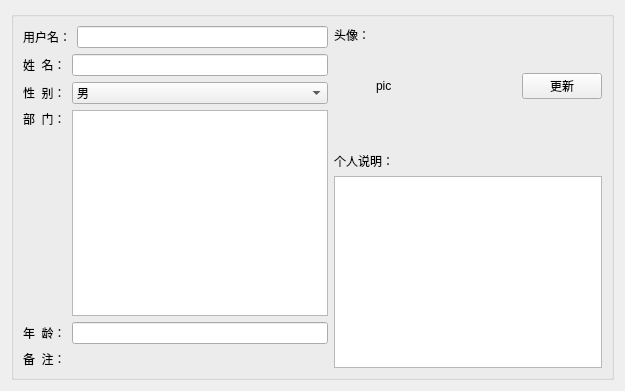
                     <widget class="QWidget" name="basicInfo">
                      <attribute name="icon">
                       <iconset>
                        <normaloff>:/SuperMarketManageSystem/img/m3.png</normaloff>
                        <normalon>:/SuperMarketManageSystem/img/m4.png</normalon>:/SuperMarketManageSystem/img/m3.png</iconset>
                      </attribute>
                      <attribute name="title">
                       <string>基本信息</string>
                      </attribute>
                      <layout class="QHBoxLayout" name="horizontalLayout_49">
                       <item>
                        <widget class="QGroupBox" name="groupBox_14">
                         <property name="title">
                          <string/>
                         </property>
                         <property name="flat">
                          <bool>false</bool>
                         </property>
                         <layout class="QHBoxLayout" name="horizontalLayout_48">
                          <item>
                           <layout class="QHBoxLayout" name="horizontalLayout_41">
                            <item>
                             <layout class="QVBoxLayout" name="verticalLayout_11">
                              <item>
                               <layout class="QHBoxLayout" name="horizontalLayout_42">
                                <item>
                                 <widget class="QLabel" name="accountLabel_2">
                                  <property name="text">
                                   <string>用户名：</string>
                                  </property>
                                 </widget>
                                </item>
                                <item>
                                 <widget class="QLineEdit" name="accountLineEdit_2"/>
                                </item>
                               </layout>
                              </item>
                              <item>
                               <layout class="QHBoxLayout" name="horizontalLayout_43">
                                <item>
                                 <widget class="QLabel" name="nameLabel_2">
                                  <property name="sizePolicy">
                                   <sizepolicy hsizetype="Preferred" vsizetype="Preferred">
                                    <horstretch>0</horstretch>
                                    <verstretch>0</verstretch>
                                   </sizepolicy>
                                  </property>
                                  <property name="text">
                                   <string>姓  名：</string>
                                  </property>
                                 </widget>
                                </item>
                                <item>
                                 <widget class="QLineEdit" name="nameLineEdit_2"/>
                                </item>
                               </layout>
                              </item>
                              <item>
                               <layout class="QHBoxLayout" name="horizontalLayout_44">
                                <item>
                                 <widget class="QLabel" name="sexLabel_2">
                                  <property name="sizePolicy">
                                   <sizepolicy hsizetype="Fixed" vsizetype="Preferred">
                                    <horstretch>0</horstretch>
                                    <verstretch>0</verstretch>
                                   </sizepolicy>
                                  </property>
                                  <property name="text">
                                   <string>性  别：</string>
                                  </property>
                                 </widget>
                                </item>
                                <item>
                                 <widget class="QComboBox" name="sexComboBox_2">
                                  <item>
                                   <property name="text">
                                    <string>男</string>
                                   </property>
                                  </item>
                                  <item>
                                   <property name="text">
                                    <string>女</string>
                                   </property>
                                  </item>
                                  <item>
                                   <property name="text">
                                    <string>其他</string>
                                   </property>
                                  </item>
                                 </widget>
                                </item>
                               </layout>
                              </item>
                              <item>
                               <layout class="QHBoxLayout" name="horizontalLayout_45">
                                <item>
                                 <widget class="QLabel" name="deparLabel_2">
                                  <property name="text">
                                   <string>部  门：</string>
                                  </property>
                                  <property name="alignment">
                                   <set>Qt::AlignLeading|Qt::AlignLeft|Qt::AlignTop</set>
                                  </property>
                                 </widget>
                                </item>
                                <item>
                                 <widget class="QTextEdit" name="deparTextEdit_2"/>
                                </item>
                               </layout>
                              </item>
                              <item>
                               <layout class="QHBoxLayout" name="horizontalLayout_46">
                                <item>
                                 <widget class="QLabel" name="ageLabel_2">
                                  <property name="text">
                                   <string>年  龄：</string>
                                  </property>
                                 </widget>
                                </item>
                                <item>
                                 <widget class="QLineEdit" name="ageLineEdit_2"/>
                                </item>
                               </layout>
                              </item>
                              <item>
                               <widget class="QLabel" name="otherLabel_2">
                                <property name="text">
                                 <string>备  注：</string>
                                </property>
                               </widget>
                              </item>
                             </layout>
                            </item>
                            <item>
                             <layout class="QVBoxLayout" name="verticalLayout_12">
                              <item>
                               <layout class="QHBoxLayout" name="horizontalLayout_47">
                                <item>
                                 <widget class="QLabel" name="label_35">
                                  <property name="text">
                                   <string>头像：</string>
                                  </property>
                                  <property name="alignment">
                                   <set>Qt::AlignLeading|Qt::AlignLeft|Qt::AlignTop</set>
                                  </property>
                                 </widget>
                                </item>
                                <item>
                                 <widget class="QLabel" name="labelPic">
                                  <property name="sizePolicy">
                                   <sizepolicy hsizetype="Fixed" vsizetype="Fixed">
                                    <horstretch>0</horstretch>
                                    <verstretch>0</verstretch>
                                   </sizepolicy>
                                  </property>
                                  <property name="minimumSize">
                                   <size>
                                    <width>100</width>
                                    <height>120</height>
                                   </size>
                                  </property>
                                  <property name="text">
                                   <string>pic</string>
                                  </property>
                                 </widget>
                                </item>
                                <item>
                                 <spacer name="horizontalSpacer_4">
                                  <property name="orientation">
                                   <enum>Qt::Horizontal</enum>
                                  </property>
                                  <property name="sizeHint" stdset="0">
                                   <size>
                                    <width>40</width>
                                    <height>20</height>
                                   </size>
                                  </property>
                                 </spacer>
                                </item>
                                <item>
                                 <widget class="QPushButton" name="pushButtonUpdate">
                                  <property name="text">
                                   <string>更新</string>
                                  </property>
                                 </widget>
                                </item>
                               </layout>
                              </item>
                              <item>
                               <widget class="QLabel" name="label_37">
                                <property name="text">
                                 <string>个人说明：</string>
                                </property>
                               </widget>
                              </item>
                              <item>
                               <widget class="QTextEdit" name="textEditPersonIntroduce"/>
                              </item>
                             </layout>
                            </item>
                           </layout>
                          </item>
                         </layout>
                        </widget>
                       </item>
                      </layout>
                     </widget>
